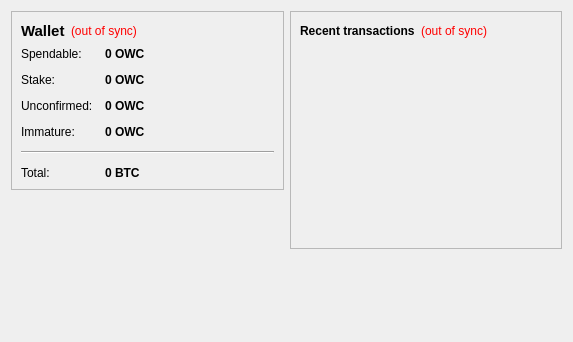
<?xml version="1.0" encoding="UTF-8"?>
<ui version="4.0">
 <class>OverviewPage</class>
 <widget class="QWidget" name="OverviewPage">
  <property name="geometry">
   <rect>
    <x>0</x>
    <y>0</y>
    <width>573</width>
    <height>342</height>
   </rect>
  </property>
  <property name="windowTitle">
   <string>Form</string>
  </property>
  <layout class="QHBoxLayout" name="horizontalLayout" stretch="1,1">
   <item>
    <layout class="QVBoxLayout" name="verticalLayout_2">
     <item>
      <widget class="QFrame" name="frame">
       <property name="frameShape">
        <enum>QFrame::StyledPanel</enum>
       </property>
       <property name="frameShadow">
        <enum>QFrame::Raised</enum>
       </property>
       <layout class="QVBoxLayout" name="verticalLayout_4">
        <item>
         <layout class="QHBoxLayout" name="horizontalLayout_4">
          <item>
           <widget class="QLabel" name="label_5">
            <property name="font">
             <font>
              <pointsize>11</pointsize>
              <weight>75</weight>
              <bold>true</bold>
             </font>
            </property>
            <property name="text">
             <string>Wallet</string>
            </property>
           </widget>
          </item>
          <item>
           <widget class="QLabel" name="labelWalletStatus">
            <property name="toolTip">
             <string>The displayed information may be out of date. Your wallet automatically synchronizes with the OduwaCoin network after a connection is established, but this process has not completed yet.</string>
            </property>
            <property name="styleSheet">
             <string notr="true">QLabel { color: red; }</string>
            </property>
            <property name="text">
             <string notr="true">(out of sync)</string>
            </property>
            <property name="alignment">
             <set>Qt::AlignLeading|Qt::AlignLeft|Qt::AlignVCenter</set>
            </property>
           </widget>
          </item>
          <item>
           <spacer name="horizontalSpacer_2">
            <property name="orientation">
             <enum>Qt::Horizontal</enum>
            </property>
            <property name="sizeHint" stdset="0">
             <size>
              <width>40</width>
              <height>20</height>
             </size>
            </property>
           </spacer>
          </item>
         </layout>
        </item>
        <item>
         <layout class="QFormLayout" name="formLayout_2">
          <property name="fieldGrowthPolicy">
           <enum>QFormLayout::AllNonFixedFieldsGrow</enum>
          </property>
          <property name="horizontalSpacing">
           <number>12</number>
          </property>
          <property name="verticalSpacing">
           <number>12</number>
          </property>
          <item row="0" column="0">
           <widget class="QLabel" name="label">
            <property name="text">
             <string>Spendable:</string>
            </property>
           </widget>
          </item>
          <item row="0" column="1">
           <widget class="QLabel" name="labelBalance">
            <property name="font">
             <font>
              <weight>75</weight>
              <bold>true</bold>
             </font>
            </property>
            <property name="cursor">
             <cursorShape>IBeamCursor</cursorShape>
            </property>
            <property name="toolTip">
             <string>Your current spendable balance</string>
            </property>
            <property name="text">
             <string notr="true">0 OWC</string>
            </property>
            <property name="textInteractionFlags">
             <set>Qt::LinksAccessibleByMouse|Qt::TextSelectableByKeyboard|Qt::TextSelectableByMouse</set>
            </property>
           </widget>
          </item>
          <item row="1" column="0">
           <widget class="QLabel" name="label_6">
            <property name="text">
             <string>Stake:</string>
            </property>
           </widget>
          </item>
          <item row="1" column="1">
           <widget class="QLabel" name="labelStake">
            <property name="font">
             <font>
              <weight>75</weight>
              <bold>true</bold>
             </font>
            </property>
            <property name="cursor">
             <cursorShape>IBeamCursor</cursorShape>
            </property>
            <property name="toolTip">
             <string>Total of coins that was staked, and do not yet count toward the current balance</string>
            </property>
            <property name="text">
             <string notr="true">0 OWC</string>
            </property>
            <property name="textInteractionFlags">
             <set>Qt::LinksAccessibleByMouse|Qt::TextSelectableByKeyboard|Qt::TextSelectableByMouse</set>
            </property>
           </widget>
          </item>
          <item row="2" column="0">
           <widget class="QLabel" name="label_3">
            <property name="text">
             <string>Unconfirmed:</string>
            </property>
           </widget>
          </item>
          <item row="2" column="1">
           <widget class="QLabel" name="labelUnconfirmed">
            <property name="font">
             <font>
              <weight>75</weight>
              <bold>true</bold>
             </font>
            </property>
            <property name="cursor">
             <cursorShape>IBeamCursor</cursorShape>
            </property>
            <property name="toolTip">
             <string>Total of transactions that have yet to be confirmed, and do not yet count toward the current balance</string>
            </property>
            <property name="text">
             <string notr="true">0 OWC</string>
            </property>
            <property name="textInteractionFlags">
             <set>Qt::LinksAccessibleByMouse|Qt::TextSelectableByKeyboard|Qt::TextSelectableByMouse</set>
            </property>
           </widget>
          </item>
          <item row="3" column="0">
           <widget class="QLabel" name="labelImmatureText">
            <property name="text">
             <string>Immature:</string>
            </property>
           </widget>
          </item>
          <item row="3" column="1">
           <widget class="QLabel" name="labelImmature">
            <property name="font">
             <font>
              <weight>75</weight>
              <bold>true</bold>
             </font>
            </property>
            <property name="toolTip">
             <string>Mined balance that has not yet matured</string>
            </property>
            <property name="text">
             <string notr="true">0 OWC</string>
            </property>
            <property name="textInteractionFlags">
             <set>Qt::LinksAccessibleByMouse|Qt::TextSelectableByKeyboard|Qt::TextSelectableByMouse</set>
            </property>
           </widget>
          </item>
          <item row="4" column="0" colspan="2">
           <widget class="Line" name="line">
            <property name="orientation">
             <enum>Qt::Horizontal</enum>
            </property>
           </widget>
          </item>
          <item row="5" column="0">
           <widget class="QLabel" name="labelTotalText">
            <property name="text">
             <string>Total:</string>
            </property>
           </widget>
          </item>
          <item row="5" column="1">
           <widget class="QLabel" name="labelTotal">
            <property name="font">
             <font>
              <weight>75</weight>
              <bold>true</bold>
             </font>
            </property>
            <property name="cursor">
             <cursorShape>IBeamCursor</cursorShape>
            </property>
            <property name="toolTip">
             <string>Your current total balance</string>
            </property>
            <property name="text">
             <string notr="true">0 BTC</string>
            </property>
            <property name="textInteractionFlags">
             <set>Qt::LinksAccessibleByMouse|Qt::TextSelectableByKeyboard|Qt::TextSelectableByMouse</set>
            </property>
           </widget>
          </item>
         </layout>
        </item>
       </layout>
      </widget>
     </item>
     <item>
      <spacer name="verticalSpacer">
       <property name="orientation">
        <enum>Qt::Vertical</enum>
       </property>
       <property name="sizeHint" stdset="0">
        <size>
         <width>20</width>
         <height>40</height>
        </size>
       </property>
      </spacer>
     </item>
    </layout>
   </item>
   <item>
    <layout class="QVBoxLayout" name="verticalLayout_3">
     <item>
      <widget class="QFrame" name="frame_2">
       <property name="frameShape">
        <enum>QFrame::StyledPanel</enum>
       </property>
       <property name="frameShadow">
        <enum>QFrame::Raised</enum>
       </property>
       <layout class="QVBoxLayout" name="verticalLayout">
        <item>
         <layout class="QHBoxLayout" name="horizontalLayout_2">
          <item>
           <widget class="QLabel" name="label_4">
            <property name="text">
             <string>&lt;b&gt;Recent transactions&lt;/b&gt;</string>
            </property>
           </widget>
          </item>
          <item>
           <widget class="QLabel" name="labelTransactionsStatus">
            <property name="toolTip">
             <string>The displayed information may be out of date. Your wallet automatically synchronizes with the OduwaCoin network after a connection is established, but this process has not completed yet.</string>
            </property>
            <property name="styleSheet">
             <string notr="true">QLabel { color: red; }</string>
            </property>
            <property name="text">
             <string notr="true">(out of sync)</string>
            </property>
            <property name="alignment">
             <set>Qt::AlignRight|Qt::AlignTrailing|Qt::AlignVCenter</set>
            </property>
           </widget>
          </item>
          <item>
           <spacer name="horizontalSpacer">
            <property name="orientation">
             <enum>Qt::Horizontal</enum>
            </property>
            <property name="sizeHint" stdset="0">
             <size>
              <width>40</width>
              <height>20</height>
             </size>
            </property>
           </spacer>
          </item>
         </layout>
        </item>
        <item>
         <widget class="QListView" name="listTransactions">
          <property name="styleSheet">
           <string notr="true">QListView { background: transparent; }</string>
          </property>
          <property name="frameShape">
           <enum>QFrame::NoFrame</enum>
          </property>
          <property name="verticalScrollBarPolicy">
           <enum>Qt::ScrollBarAlwaysOff</enum>
          </property>
          <property name="horizontalScrollBarPolicy">
           <enum>Qt::ScrollBarAlwaysOff</enum>
          </property>
          <property name="selectionMode">
           <enum>QAbstractItemView::NoSelection</enum>
          </property>
         </widget>
        </item>
       </layout>
      </widget>
     </item>
     <item>
      <spacer name="verticalSpacer_2">
       <property name="orientation">
        <enum>Qt::Vertical</enum>
       </property>
       <property name="sizeHint" stdset="0">
        <size>
         <width>20</width>
         <height>40</height>
        </size>
       </property>
      </spacer>
     </item>
    </layout>
   </item>
  </layout>
 </widget>
 <resources/>
 <connections/>
</ui>
